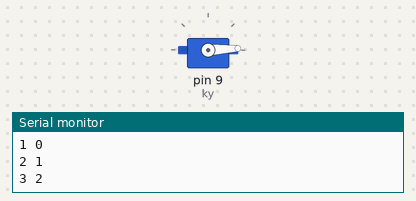
Recording of a sketch running on a simulated Arduino Uno, built with avr-gcc and run on an emulated ATmega328P. Shown: servo, the last lines printed to the serial monitor.

Above: at 0.05 s.
At 1.35 s:
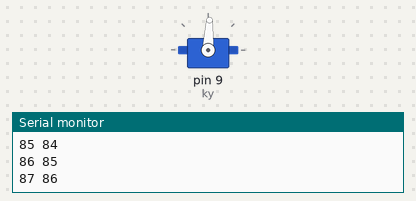
At 2.65 s:
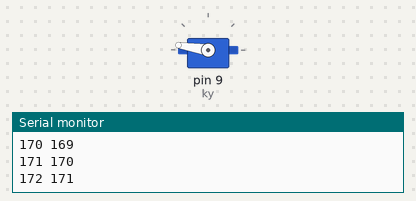
At 5.3 s:
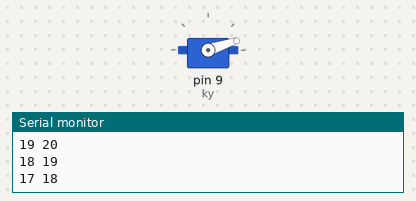
Timing chart, 0 to 9.8 s (numbered marks = the images above):
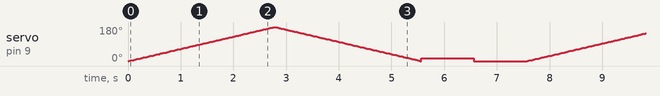

The sketch:

esc_controller_v0.1.ino
```cpp
#include <Servo.h>

Servo ky;
int duration = 45;
int delayTime = 15;

void setup() {
  Serial.begin(115200);
  ky.attach(9);
  ky.write(100);
}

void loop() {

  ky.write(180);

  for (int i = 0; i <= 180; i++){
    Serial.println(String(i) + " " + String(ky.read()));
    ky.write(i);

    delay(15);
  }
  for (int i = 180; i >= 0; i--){
    Serial.println(String(i) + " " + String(ky.read()));
    ky.write(i);

    delay(15);
  }

  ky.write(15);
  delay(1000);
  ky.write(0);
  delay(1000);


}
```
